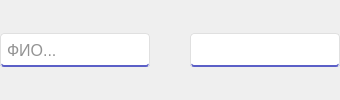
                        <widget class="QWidget" name="widget_newProviderPhoneFields_fullNamePhone" native="true">
                         <property name="minimumSize">
                          <size>
                           <width>0</width>
                           <height>0</height>
                          </size>
                         </property>
                         <layout class="QHBoxLayout" name="horizontalLayout_22">
                          <property name="spacing">
                           <number>0</number>
                          </property>
                          <property name="leftMargin">
                           <number>0</number>
                          </property>
                          <property name="topMargin">
                           <number>0</number>
                          </property>
                          <property name="rightMargin">
                           <number>0</number>
                          </property>
                          <property name="bottomMargin">
                           <number>0</number>
                          </property>
                          <item>
                           <widget class="QFrame" name="frame_18">
                            <property name="sizePolicy">
                             <sizepolicy hsizetype="Expanding" vsizetype="Fixed">
                              <horstretch>0</horstretch>
                              <verstretch>0</verstretch>
                             </sizepolicy>
                            </property>
                            <property name="minimumSize">
                             <size>
                              <width>0</width>
                              <height>34</height>
                             </size>
                            </property>
                            <property name="maximumSize">
                             <size>
                              <width>16777215</width>
                              <height>34</height>
                             </size>
                            </property>
                            <property name="styleSheet">
                             <string notr="true">color:rgb(40,40,40);
background-color:rgb(255,255,255);
border:1px solid rgb(224,224,224);
border-radius:4px;
border-bottom:2px solid rgb(91,95,199);</string>
                            </property>
                            <property name="frameShape">
                             <enum>QFrame::StyledPanel</enum>
                            </property>
                            <property name="frameShadow">
                             <enum>QFrame::Raised</enum>
                            </property>
                            <layout class="QVBoxLayout" name="verticalLayout_66">
                             <property name="spacing">
                              <number>0</number>
                             </property>
                             <property name="leftMargin">
                              <number>4</number>
                             </property>
                             <property name="topMargin">
                              <number>2</number>
                             </property>
                             <property name="rightMargin">
                              <number>4</number>
                             </property>
                             <property name="bottomMargin">
                              <number>0</number>
                             </property>
                             <item>
                              <widget class="QLineEdit" name="lineEdit_newProviderPhone_FullName">
                               <property name="sizePolicy">
                                <sizepolicy hsizetype="Expanding" vsizetype="Expanding">
                                 <horstretch>0</horstretch>
                                 <verstretch>0</verstretch>
                                </sizepolicy>
                               </property>
                               <property name="minimumSize">
                                <size>
                                 <width>0</width>
                                 <height>29</height>
                                </size>
                               </property>
                               <property name="maximumSize">
                                <size>
                                 <width>16777215</width>
                                 <height>39</height>
                                </size>
                               </property>
                               <property name="font">
                                <font>
                                 <pointsize>12</pointsize>
                                </font>
                               </property>
                               <property name="styleSheet">
                                <string notr="true">color:rgb(40,40,40);
background-color:rgb(255,255,255);
border-radius:4px;
border:0px;</string>
                               </property>
                               <property name="placeholderText">
                                <string>ФИО...</string>
                               </property>
                              </widget>
                             </item>
                            </layout>
                           </widget>
                          </item>
                          <item>
                           <spacer name="horizontalSpacer_32">
                            <property name="orientation">
                             <enum>Qt::Horizontal</enum>
                            </property>
                            <property name="sizeType">
                             <enum>QSizePolicy::Fixed</enum>
                            </property>
                            <property name="sizeHint" stdset="0">
                             <size>
                              <width>40</width>
                              <height>20</height>
                             </size>
                            </property>
                           </spacer>
                          </item>
                          <item>
                           <widget class="QFrame" name="frame_23">
                            <property name="sizePolicy">
                             <sizepolicy hsizetype="Expanding" vsizetype="Fixed">
                              <horstretch>0</horstretch>
                              <verstretch>0</verstretch>
                             </sizepolicy>
                            </property>
                            <property name="minimumSize">
                             <size>
                              <width>0</width>
                              <height>34</height>
                             </size>
                            </property>
                            <property name="maximumSize">
                             <size>
                              <width>16777215</width>
                              <height>34</height>
                             </size>
                            </property>
                            <property name="styleSheet">
                             <string notr="true">color:rgb(40,40,40);
background-color:rgb(255,255,255);
border:1px solid rgb(224,224,224);
border-radius:4px;
border-bottom:2px solid rgb(91,95,199);</string>
                            </property>
                            <property name="frameShape">
                             <enum>QFrame::StyledPanel</enum>
                            </property>
                            <property name="frameShadow">
                             <enum>QFrame::Raised</enum>
                            </property>
                            <layout class="QHBoxLayout" name="horizontalLayout_106">
                             <property name="spacing">
                              <number>0</number>
                             </property>
                             <property name="leftMargin">
                              <number>4</number>
                             </property>
                             <property name="topMargin">
                              <number>2</number>
                             </property>
                             <property name="rightMargin">
                              <number>4</number>
                             </property>
                             <property name="bottomMargin">
                              <number>2</number>
                             </property>
                             <item>
                              <widget class="QLineEdit" name="lineEdit_newProviderPhone">
                               <property name="sizePolicy">
                                <sizepolicy hsizetype="Expanding" vsizetype="Expanding">
                                 <horstretch>0</horstretch>
                                 <verstretch>0</verstretch>
                                </sizepolicy>
                               </property>
                               <property name="minimumSize">
                                <size>
                                 <width>0</width>
                                 <height>29</height>
                                </size>
                               </property>
                               <property name="maximumSize">
                                <size>
                                 <width>16777215</width>
                                 <height>39</height>
                                </size>
                               </property>
                               <property name="font">
                                <font>
                                 <pointsize>12</pointsize>
                                </font>
                               </property>
                               <property name="styleSheet">
                                <string notr="true">color:rgb(40,40,40);
background-color:rgb(255,255,255);
border-radius:4px;
border:0px;</string>
                               </property>
                               <property name="placeholderText">
                                <string/>
                               </property>
                              </widget>
                             </item>
                            </layout>
                           </widget>
                          </item>
                         </layout>
                        </widget>
